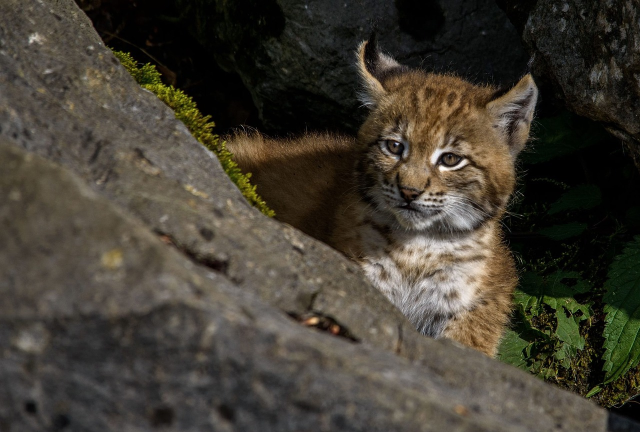
#> input picture programmering3/sample.jpg, 1280 x 864 px (shown at 1/2 size)
$ python oppgave_d.py
#> lines starting #> are read from the running program, lines starting #| are printed output that depends on the picture
from PIL import Image
import pilgram

image = Image.open('sample.jpg')
#> image is the input picture: PIL image 1280x864 RGB; mean R, G, B 66.7, 61.5, 51
new_image = image.resize((1080,729))
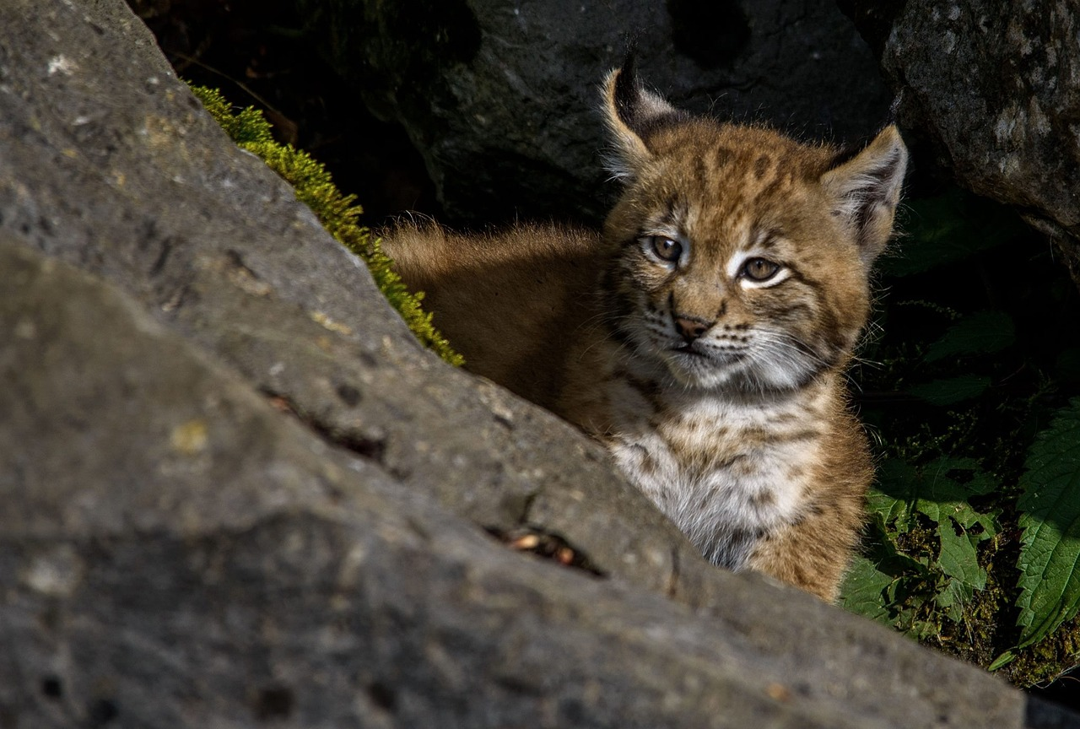
#> new_image: PIL image 1080x729 RGB; mean R, G, B 66.7, 61.5, 51
new_image.save('sample_1080.jpg')
